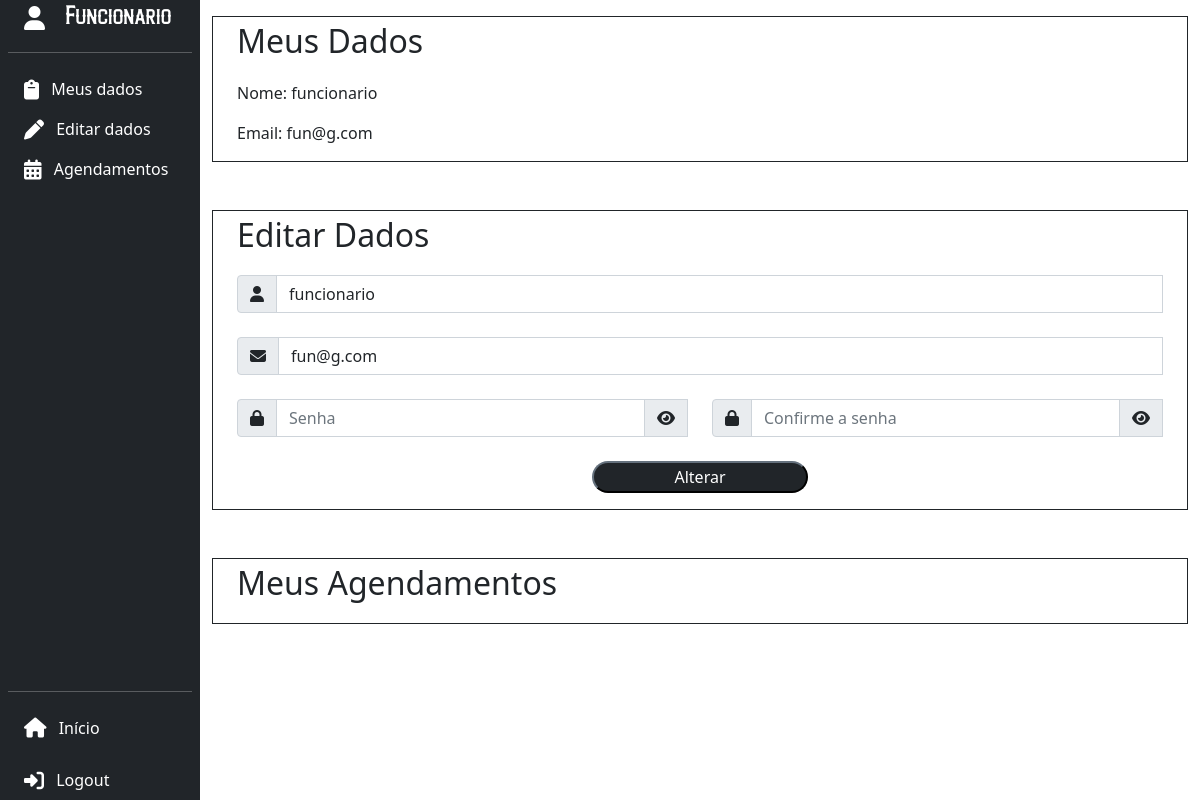
The app's page /php/perfilfuncionario.php (signed in), older data.
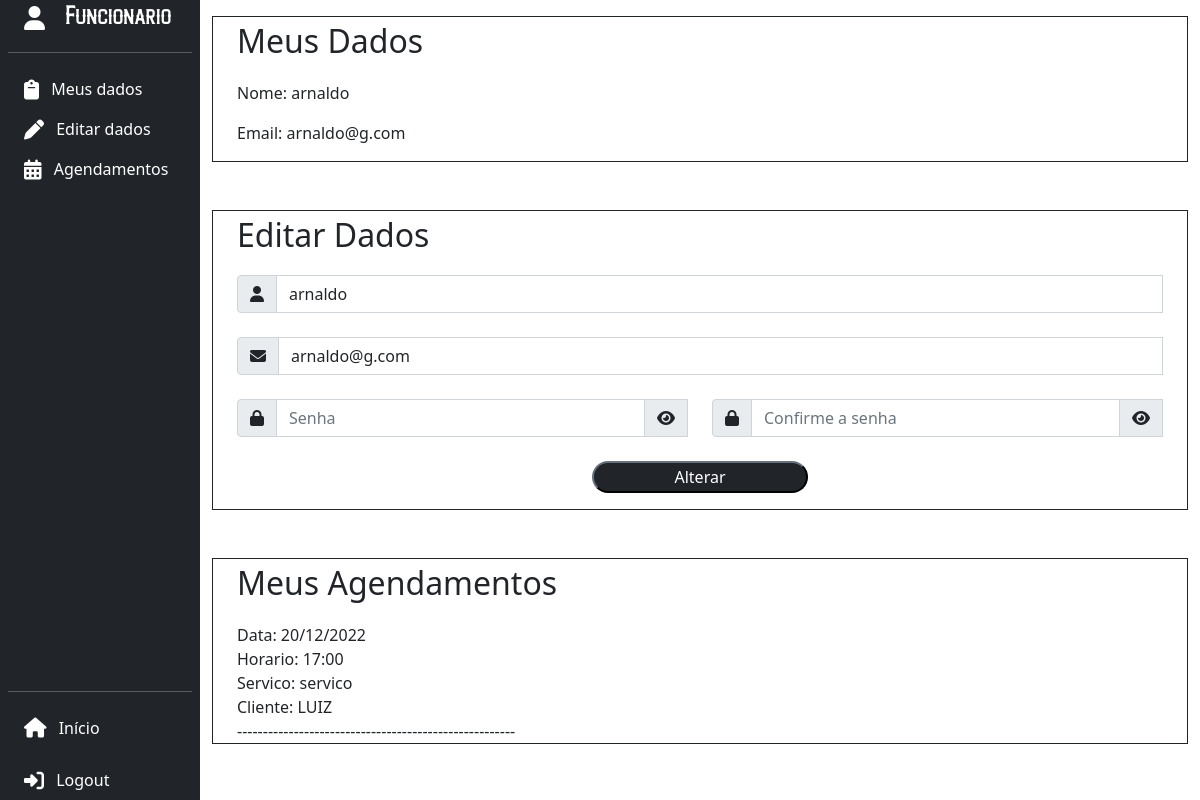
The same page, newer data.
### tables this page shows
CREATE TABLE funcionario ( 
    id_funcionario int NOT NULL AUTO_INCREMENT, 
    nome varchar(100) NOT NULL, 
    email varchar(100) NOT NULL, 
    senha varchar(255) NOT NULL, 
    primary key(id_funcionario) 
);

CREATE TABLE agendamento (
    id_agendamento int NOT NULL AUTO_INCREMENT,
    id_cliente int NOT NULL,
    id_funcionario int NOT NULL,
    id_servico int NOT NULL,
    horario TIME NOT NULL,
    data_agendamento DATE NOT NULL,
    PRIMARY KEY (id_agendamento),
    FOREIGN KEY (id_funcionario) REFERENCES funcionario(id_funcionario),
    FOREIGN KEY (id_servico) REFERENCES servico(id_servico),
    FOREIGN KEY (id_cliente) REFERENCES cliente(id_cliente)
);

CREATE TABLE servico ( 
    id_servico int NOT NULL AUTO_INCREMENT, 
    nome varchar(100) NOT NULL, 
    preco int NOT NULL, 
    primary key(id_servico)
);

CREATE TABLE cliente ( 
    id_cliente int NOT NULL AUTO_INCREMENT, 
    nome varchar(100) NOT NULL, 
    email varchar(100) NOT NULL, 
    senha varchar(255) NOT NULL, 
    primary key(id_cliente) 
);

### php/perfilfuncionario.php (the view, shortened to what the changed rows need)
<?php
    include "../sql/conectamysqlcdb.php";
    $id = $_SESSION['funcionario'];
    $sql1 = "SELECT nome, email, senha FROM funcionario WHERE id_funcionario ='$id'";
    $resfuncionario = mysqli_query($mysqli, $sql1);
    $funcionario = mysqli_fetch_array($resfuncionario);
?>
<html>
    <head>
        <link rel="stylesheet" type="text/css" href="../css/style.css">
        <link href="https://cdn.jsdelivr.net/npm/bootstrap@5.0.0/dist/css/bootstrap.min.css" rel="stylesheet" >
    </head>
    <body>
    <div class="container-fluid">
        <div class="row flex-nowrap">
            <div class="col py-3">
                <div class="container border border-dark" id="dados">
                    <p class="fs-2">Meus Dados</p>
                    <?php
                        echo "<p>Nome: ".$funcionario["nome"]."</p>";
                        echo "<p>Email: ".$funcionario["email"]."</p>";
                    ?>
                </div>
                <div class="container border border-dark mt-5" id="alterardados">
                    <p class="fs-2">Editar Dados</p>
                    <form action="editlog.php" method="POST" class="needs-validation" novalidate>
                        <div class="form-row">
                            <div class="form-group col">
                                <div class="input-group mt-2">
                                    <span class="input-group-text"><i class="fa-solid fa-user"></i></span>
                                    <input type="text" class="form-control" id="nome" name="nome" value="<?php echo $funcionario['nome'];?>" required>
                                </div>
                            </div>
                            <div class="form-group col">
                                <div class="input-group mt-4">
                                    <span class="input-group-text"><i class="fas fa-envelope"></i></span>
                                    <input type="email" class="form-control" id="emailalterar" name="emailalterar" value="<?php echo $funcionario['email'];?>" required>
                                </div>
                            </div>
                        </div>
                    </form>
                </div>
                <div class="container border border-dark mt-5" id="agendamentos">
                    <p class="fs-2">Meus Agendamentos</p>
                    <?php
                        $sql = "SELECT * FROM agendamento WHERE id_funcionario LIKE $id;";
                        $res = mysqli_query($mysqli, $sql);
                        $linhas = mysqli_num_rows($res);
                        for($i=0; $i < $linhas; $i++){
                            $agendamento = mysqli_fetch_array($res);
                            $idcliente = $agendamento['id_cliente'];
                            $idser = $agendamento['id_servico'];
                            $hora = date('H:i', strtotime($agendamento['horario']));
                            $data = date('d/m/Y', strtotime($agendamento['data_agendamento']));
                            $sql2 = "SELECT * FROM cliente WHERE id_cliente LIKE $idcliente;";
                            $res2 = mysqli_query($mysqli, $sql2);
                            $array = mysqli_fetch_array($res2);
                            $cliente = $array['nome'];
                            $sql3 = "SELECT * FROM servico WHERE id_servico LIKE $idser";
                            $res3 = mysqli_query($mysqli, $sql3);
                            $array2 = mysqli_fetch_array($res3);
                            $servico = $array2['nome'];
                            echo "Data: ". $data ."<br>";
                            echo "Horario: ". $hora."<br>";
                            echo "Servico: ".$servico."<br>";
                            echo "Cliente: ".$cliente."<br>";
                            echo "------------------------------------------------------<br>";
                        }
                    ?>
                </div>
            </div>
        </div>
    </body>
</html>

Row changes from the older to the newer data that the page shows:
changed funcionario: nome "funcionario" → "arnaldo"; email "fun@g.com" → "arnaldo@g.com"; emailalterar "fun@g.com" → "arnaldo@g.com"
added agendamento: data_agendamento "20/12/2022", horario "17:00", id_servico.nome "servico", id_cliente.nome "LUIZ"
